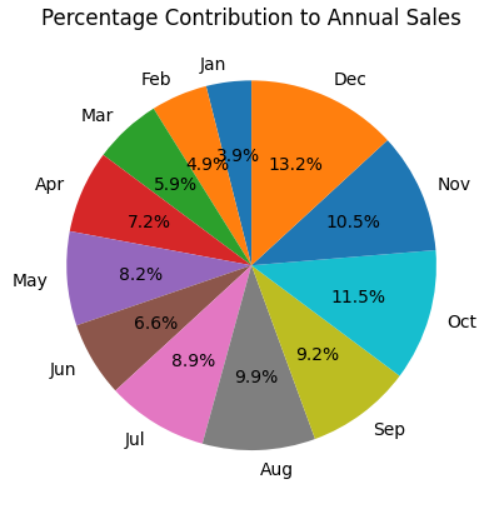

This figure's Python source:
import matplotlib.pyplot as plt
months = ["Jan","Feb","Mar","Apr","May","Jun","Jul","Aug","Sep","Oct","Nov","Dec"]
sales = [12000,15000,18000,22000,25000,20000,27000,30000,28000,35000,32000,40000]

plt.pie(sales, labels=months, autopct='%1.1f%%', startangle=90)
plt.title("Percentage Contribution to Annual Sales")
plt.show()
